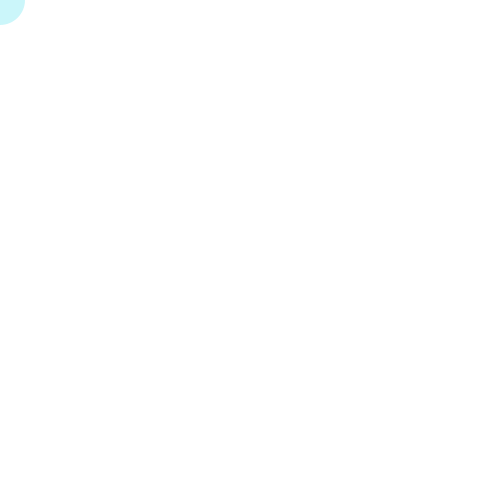
Frame 1 (no input)
Frame 60 (the mouse pressed at the canvas centre just before this capture): identical to frame 1, image omitted
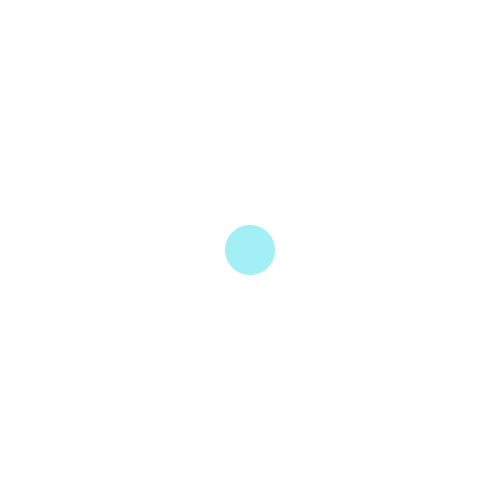
Frame 120 (the mouse held since frame 60 and released just before this capture)

The Processing sketch that drew these frames (run headless with seeded random() and noise(); from frame 60 on, the mouse is pressed at the canvas centre):

// Processing sketch: A8L_A9
// ── A8L_A9.pde
// eine möglichkeit die kreiskoordinaten zu speichern
int size = 20;
int[] x = new int[size];
int[] y = new int[size];
// andere möglichkeit die kreiskoordinaten zu speichern (für fortgeschrittene)
/*
int[][] coordinates = new int[20][2];
*/

int diam = 50;
int circleCount = 0;


void setup() {
  // eine möglichkeit
  for (int i = 0; i < size; i++) {
    x[i] = -1;
    y[i] = -1;
  }

  // andere möglichkeit
  /*
  for (int i = 0; i < coordinates.length; i++) {
    coordinates[i][0] = -1;
    coordinates[i][1] = -1;
  }
  */

  size(500, 500);
  noStroke();
  fill(32, 218, 232, 60);
}



void draw() {
  background(255);

  ellipse(mouseX, mouseY, diam, diam);

  // eine möglichkeit
  for ( int i = 0; i < size; i++ ) {
    if (x[i] != -1 & y[i] != -1) {
      ellipse(x[i], y[i], diam, diam);
    }
  }

  // andere möglichkeit
  /*
  for (int i = 0; i < coordinates.length; i++) {
    if (coordinates[i][0] != -1 & coordinates[i][1] != -1) {
      ellipse(coordinates[i][0], coordinates[i][1], diam, diam);
    }
  }
  */
}


void mousePressed(){
  
  if(circleCount == size){
    circleCount = 0;
  }
  
  // eine möglichkeit
  x[circleCount] = mouseX;
  y[circleCount] = mouseY;
  
  // andere möglichkeit
  /*
  coordinates[circleCount][0] = mouseX;
  coordinates[circleCount][1] = mouseY;
  */
  
  
  circleCount++;
}
